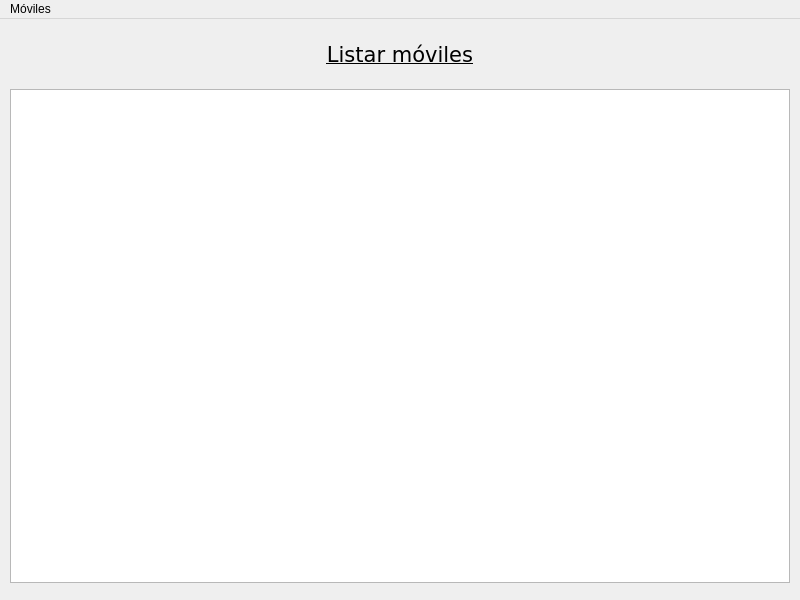
<?xml version="1.0" encoding="UTF-8"?>
<ui version="4.0">
    <class>MainWindow</class>
    <widget class="QMainWindow" name="MainWindow">
        <property name="geometry">
            <rect>
                <x>0</x>
                <y>0</y>
                <width>800</width>
                <height>600</height>
            </rect>
        </property>
        <property name="windowTitle">
            <string>Móviles</string>
        </property>
        <widget class="QWidget" name="centralwidget">
            <widget class="QLabel" name="label_titulo">
                <property name="geometry">
                    <rect>
                        <x>200</x>
                        <y>10</y>
                        <width>400</width>
                        <height>50</height>
                    </rect>
                </property>
                <property name="sizePolicy">
                    <sizepolicy hsizetype="Expanding" vsizetype="Fixed">
                        <horstretch>0</horstretch>
                        <verstretch>0</verstretch>
                    </sizepolicy>
                </property>
                <property name="font">
                    <font>
                        <family>Verdana</family>
                        <pointsize>16</pointsize>
                        <underline>true</underline>
                    </font>
                </property>
                <property name="text">
                    <string>Listar móviles</string>
                </property>
                <property name="alignment">
                    <set>Qt::AlignCenter</set>
                </property>
            </widget>
            <widget class="QTableView" name="tableView">
                <property name="geometry">
                    <rect>
                        <x>10</x>
                        <y>70</y>
                        <width>780</width>
                        <height>494</height>
                    </rect>
                </property>
            </widget>
        </widget>
        <widget class="QMenuBar" name="menubar">
            <property name="geometry">
                <rect>
                    <x>0</x>
                    <y>0</y>
                    <width>800</width>
                    <height>26</height>
                </rect>
            </property>
            <widget class="QMenu" name="menuM_viles">
                <property name="title">
                    <string>Móviles</string>
                </property>
                <addaction name="menu_registrar"/>
                <addaction name="menu_listar_text"/>
                <addaction name="menu_listar_list"/>
                <addaction name="menu_listar_table"/>
                <addaction name="separator"/>
                <addaction name="menu_salir"/>
            </widget>
            <addaction name="menuM_viles"/>
        </widget>
        <action name="menu_registrar">
            <property name="text">
                <string>Registrar móvil</string>
            </property>
        </action>
        <action name="menu_listar_text">
            <property name="text">
                <string>Listar móviles (TextEdit)</string>
            </property>
        </action>
        <action name="menu_salir">
            <property name="text">
                <string>Salir</string>
            </property>
        </action>
        <action name="menu_listar_list">
            <property name="text">
                <string>Listar móviles (List Widget)</string>
            </property>
        </action>
        <action name="menu_listar_table">
            <property name="text">
                <string>Listar móviles (Table Widget)</string>
            </property>
        </action>
    </widget>
    <resources/>
    <connections/>
</ui>
